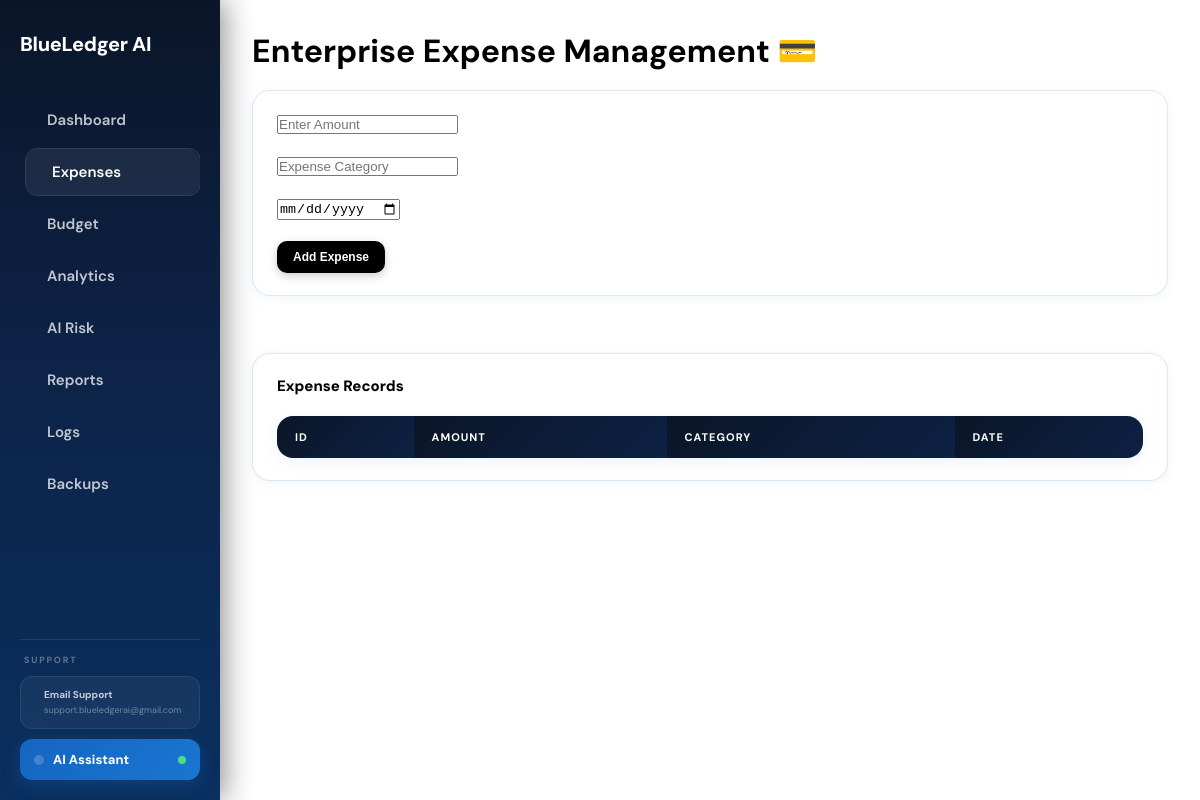
The app's page /expenses (signed in), older data.
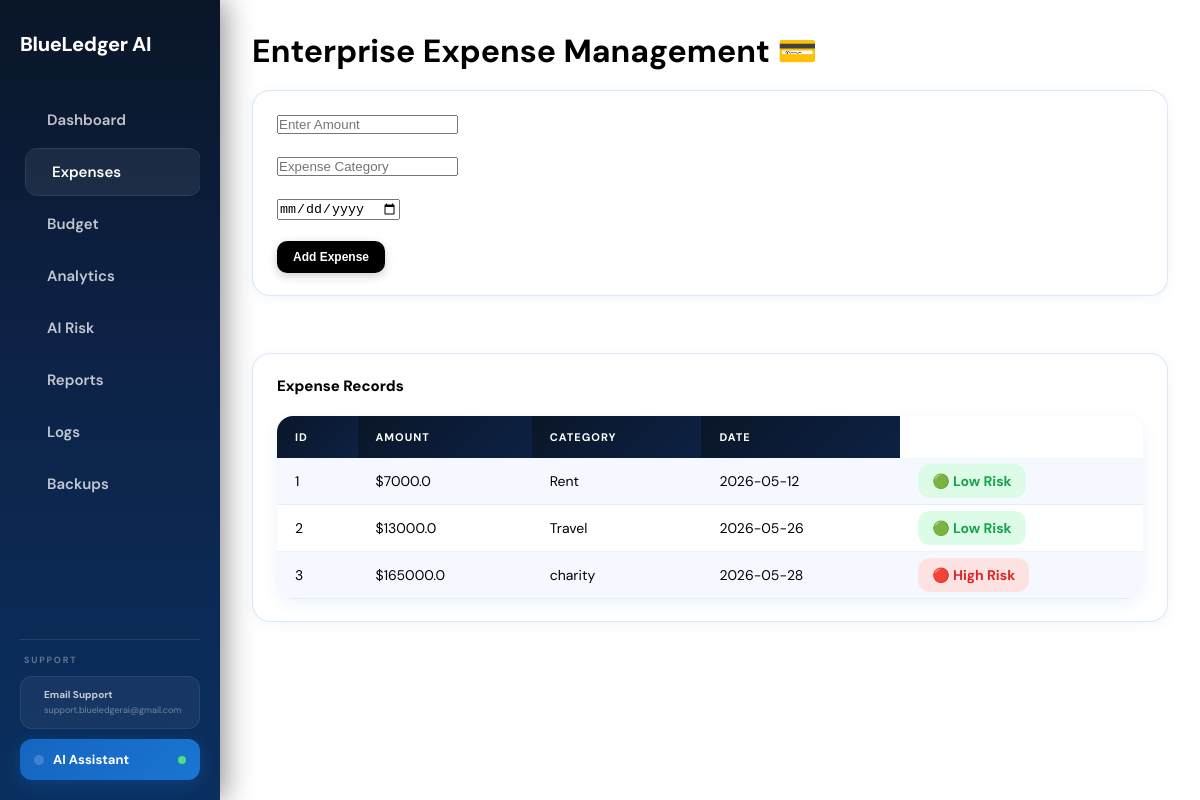
The same page, newer data.
### tables this page shows
CREATE TABLE expenses (
        id INTEGER PRIMARY KEY,
        username TEXT,
        amount REAL,
        category TEXT,
        date TEXT,
        risk_status TEXT
    );

### app.py (the view, shortened to what this page needs)
@app.route("/expenses", methods=["GET", "POST"])
@login_required
def expenses():
    conn = sqlite3.connect("database.db")
    fix_schema(conn)
    cur = conn.cursor()
    risk_status = None
    cur.execute("SELECT * FROM expenses WHERE username=?", (session["user"],))
    data = cur.fetchall()
    conn.close()
    return render_template("expenses.html", data=data, risk_status=risk_status)

### app.py (called while the page is built)
def fix_schema(conn):
    cur = conn.cursor()
    try:
        cur.execute("ALTER TABLE expenses ADD COLUMN username TEXT")
        conn.commit()
    except:
        pass
    try:
        cur.execute("ALTER TABLE budgets ADD COLUMN username TEXT")
        conn.commit()
    except:
        pass

### utils/auth.py (called while the page is built)
def login_required(f):
    @wraps(f)
    def decorated(*args, **kwargs):
        if "user" not in session:
            return redirect(url_for("index"))
        return f(*args, **kwargs)
    return decorated

### templates/expenses.html (shortened to what this page needs)
<!DOCTYPE html>
<html>
<head>
    <link rel="stylesheet" href="https://cdn.jsdelivr.net/npm/@tabler/icons-webfont@latest/tabler-icons.min.css">
    <link rel="stylesheet" href="{{ url_for('static', filename='style.css') }}">
</head>
<body>
{% include 'partials/sidebar.html' %}
<div class="main-content">
    <h1>Enterprise Expense Management 💳</h1>
    <div class="glass-card">
        <form method="POST">
            <input
                type="number"
                name="amount"
                placeholder="Enter Amount"
                required
            >
            <br><br>
            <input
                type="text"
                name="category"
                placeholder="Expense Category"
                required
            >
            <br><br>
            <input
                type="date"
                name="date"
                required
            >
            <br><br>
            <button type="submit" class="btn">
                Add Expense
            </button>
        </form>
    </div>
    <br>
    <div class="glass-card">
        <h2>Expense Records</h2>
        <table width="100%">
            <tr>
                <th>ID</th>
                <th>Amount</th>
                <th>Category</th>
                <th>Date</th>
            </tr>
            {% for expense in data %}
            <tr>
                <td>{{ expense[0] }}</td>
                <td>${{ expense[2] }}</td>
                <td>{{ expense[3] }}</td>
                <td>{{ expense[4] }}</td>
                <td>
{% if expense[5] and "High Risk" in expense[5] %}
    <span class="risk-high">
        🔴 High Risk
    </span>
{% elif expense[5] and "Medium Risk" in expense[5] %}
    <span class="risk-medium">
        🟡 Medium Risk
    </span>
{% else %}
    <span class="risk-low">
        🟢 Low Risk
    </span>
{% endif %}
</td>
            </tr>
            {% endfor %}
        </table>
    </div>
</div>
</body>
</html>

Row changes from the older to the newer data that the page shows:
added expenses: id "1", amount "7000.0", category "Rent", date "2026-05-12", shows "🟢 Low Risk"
added expenses: id "2", amount "13000.0", category "Travel", date "2026-05-26", shows "🟢 Low Risk"
added expenses: id "3", amount "165000.0", category "charity", date "2026-05-28", shows "🔴 High Risk"
